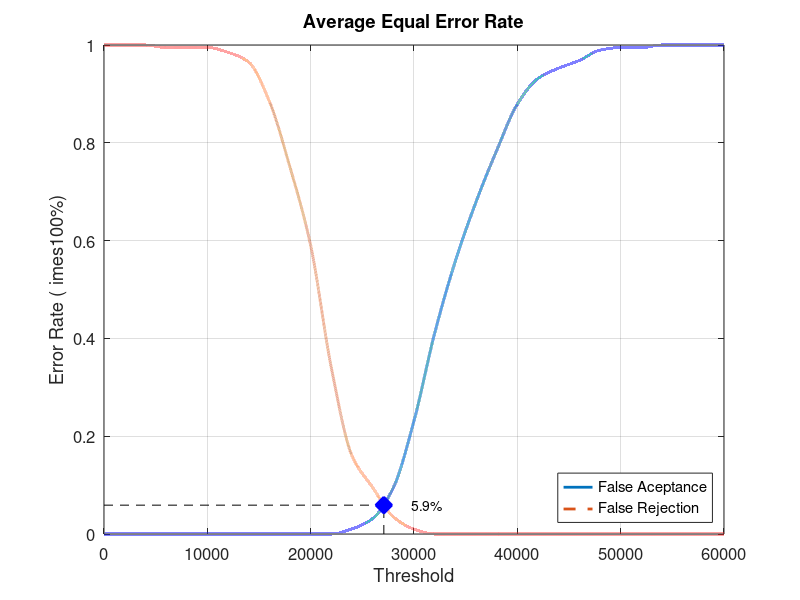
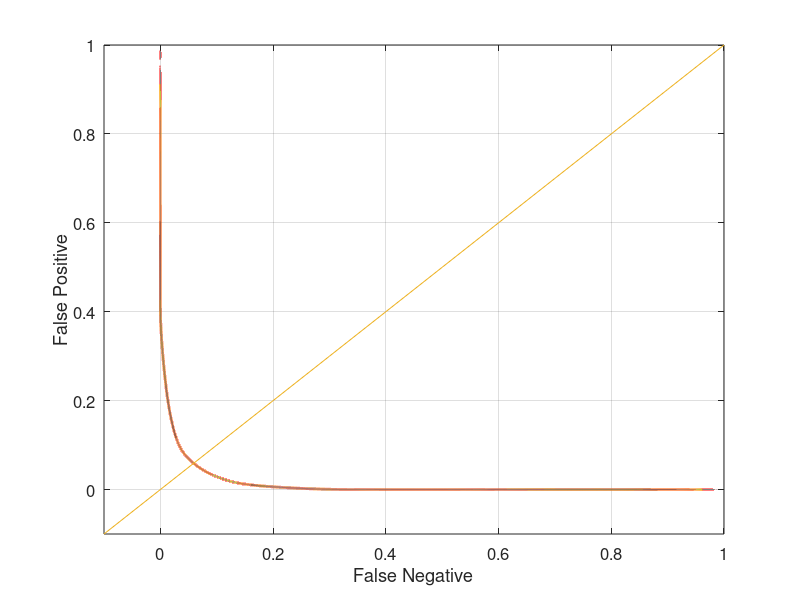

MATLAB code for these plots, in order:
close all;
clear;
clc;
x = 0:2000:60000;
xq = 0:0.5:60000;

y0 = [0 0 0 0 0 0 0 0 0 0 0 0 0.0105263 0.0315789 0.0947368 0.231579 0.410526 0.557895 0.678947 0.784211 0.878947 0.931579 0.952632 0.968421 0.989474 0.994737 0.994737 1 1 1 1]
yy0 = interp1(x, y0, xq, 'pchip');
y1 = [1 1 1 0.995 0.995 0.995 0.985 0.965 0.885 0.75 0.59 0.34 0.16 0.095 0.035 0.01 0 0 0 0 0 0 0 0 0 0 0 0 0 0 0]
yy1 = interp1(x, y1, xq, 'pchip');

% Calculating EER: 
y2 = abs(y0 - y1);
find(y2 == min(y2))
yy2 = abs(yy0 - yy1);
xEER = find(yy2 == min(yy2));
xEERIndex = xq(xEER) % X-axis EER
yEER = yy0(xEER) % Y-axis EER

main = figure
plot(xq, yy0,'-','LineWidth', 2);	hold on
plot(xq, yy1,'--','LineWidth', 2);	hold on
plot([xEERIndex xEERIndex], [0 yEER], 'k--');	hold on
plot([0 xEERIndex], [yEER yEER], 'k--');	hold on
plot(xEERIndex, yEER, 'bx', 'LineWidth', 10);	hold on
text(xEERIndex + 10 * xEERIndex / 100, yEER, [num2str(round((10000 * yEER)) / 100) '%'])
legend('False Aceptance', 'False Rejection', 'Location', 'SouthEast')
xlabel('Threshold')
ylabel('Error Rate (	imes100%)')
title('Average Equal Error Rate')
set(gca, 'FontSize', 12)
axis([0 60000 0 1])
grid on

print(main, 'Database4_1Main', '-dpng');
FNRxFPR = figure('Color', [1 1 1]);
plot(yy1, yy0, '-', yy1, yy0, 'LineWidth', 2);
hold on
y = -0.1:0.1:1
plot(y, y); 
set(gca, 'FontSize', 12)
xlabel('False Negative')
ylabel('False Positive')
axis([-0.1 1 -0.1 1])
set(gca, 'FontSize', 12)
grid on

print(FNRxFPR, 'Database4_1FNRxFPR','-dpng');
